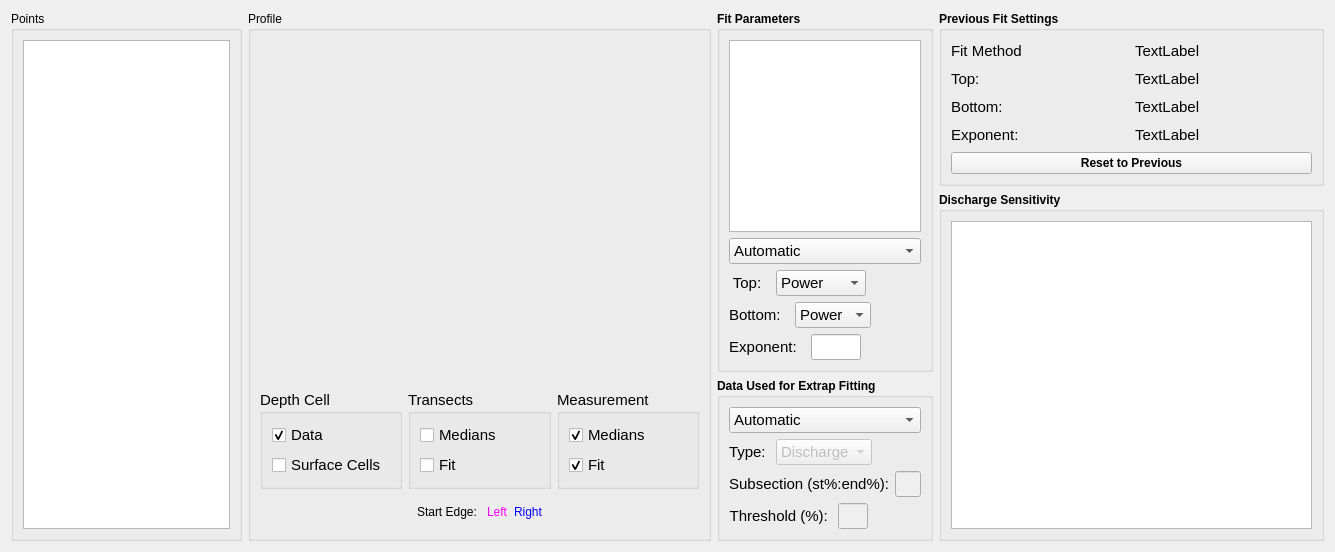
          <widget class="QWidget" name="tab_extrap_2_data">
           <attribute name="title">
            <string>Data</string>
           </attribute>
           <layout class="QHBoxLayout" name="horizontalLayout_26" stretch="3,6,2,5">
            <item>
             <widget class="QGroupBox" name="gp_points">
              <property name="font">
               <font>
                <weight>50</weight>
                <bold>false</bold>
               </font>
              </property>
              <property name="title">
               <string>Points</string>
              </property>
              <layout class="QVBoxLayout" name="verticalLayout_44">
               <item>
                <widget class="QTableWidget" name="table_extrap_n_points">
                 <property name="font">
                  <font>
                   <pointsize>10</pointsize>
                   <weight>50</weight>
                   <bold>false</bold>
                  </font>
                 </property>
                </widget>
               </item>
              </layout>
             </widget>
            </item>
            <item>
             <widget class="QGroupBox" name="gb_profile">
              <property name="font">
               <font>
                <weight>50</weight>
                <bold>false</bold>
               </font>
              </property>
              <property name="title">
               <string>Profile</string>
              </property>
              <layout class="QVBoxLayout" name="verticalLayout_57" stretch="10,2,1">
               <item>
                <widget class="QWidget" name="graph_extrap" native="true"/>
               </item>
               <item>
                <layout class="QHBoxLayout" name="horizontalLayout_56">
                 <item>
                  <widget class="QGroupBox" name="gb_depth_cell">
                   <property name="font">
                    <font>
                     <pointsize>11</pointsize>
                     <weight>50</weight>
                     <bold>false</bold>
                    </font>
                   </property>
                   <property name="title">
                    <string>Depth Cell</string>
                   </property>
                   <layout class="QVBoxLayout" name="verticalLayout_45">
                    <item>
                     <widget class="QCheckBox" name="cb_extrap_data">
                      <property name="font">
                       <font>
                        <pointsize>11</pointsize>
                        <weight>50</weight>
                        <bold>false</bold>
                       </font>
                      </property>
                      <property name="text">
                       <string>Data</string>
                      </property>
                      <property name="checked">
                       <bool>true</bool>
                      </property>
                     </widget>
                    </item>
                    <item>
                     <widget class="QCheckBox" name="cb_extrap_surface">
                      <property name="font">
                       <font>
                        <pointsize>11</pointsize>
                        <weight>50</weight>
                        <bold>false</bold>
                       </font>
                      </property>
                      <property name="text">
                       <string>Surface Cells</string>
                      </property>
                     </widget>
                    </item>
                   </layout>
                  </widget>
                 </item>
                 <item>
                  <widget class="QGroupBox" name="gb_transects">
                   <property name="font">
                    <font>
                     <pointsize>11</pointsize>
                     <weight>50</weight>
                     <bold>false</bold>
                    </font>
                   </property>
                   <property name="title">
                    <string>Transects</string>
                   </property>
                   <layout class="QVBoxLayout" name="verticalLayout_46">
                    <item>
                     <widget class="QCheckBox" name="cb_extrap_trans_medians">
                      <property name="font">
                       <font>
                        <pointsize>11</pointsize>
                        <weight>50</weight>
                        <bold>false</bold>
                       </font>
                      </property>
                      <property name="text">
                       <string>Medians</string>
                      </property>
                     </widget>
                    </item>
                    <item>
                     <widget class="QCheckBox" name="cb_extrap_trans_fit">
                      <property name="font">
                       <font>
                        <pointsize>11</pointsize>
                        <weight>50</weight>
                        <bold>false</bold>
                       </font>
                      </property>
                      <property name="text">
                       <string>Fit</string>
                      </property>
                     </widget>
                    </item>
                   </layout>
                  </widget>
                 </item>
                 <item>
                  <widget class="QGroupBox" name="gb_measurement">
                   <property name="font">
                    <font>
                     <pointsize>11</pointsize>
                     <weight>50</weight>
                     <bold>false</bold>
                    </font>
                   </property>
                   <property name="title">
                    <string>Measurement</string>
                   </property>
                   <layout class="QVBoxLayout" name="verticalLayout_47">
                    <item>
                     <widget class="QCheckBox" name="cb_extrap_meas_medians">
                      <property name="font">
                       <font>
                        <pointsize>11</pointsize>
                        <weight>50</weight>
                        <bold>false</bold>
                       </font>
                      </property>
                      <property name="text">
                       <string>Medians</string>
                      </property>
                      <property name="checked">
                       <bool>true</bool>
                      </property>
                     </widget>
                    </item>
                    <item>
                     <widget class="QCheckBox" name="cb_extrap_meas_fit">
                      <property name="font">
                       <font>
                        <pointsize>11</pointsize>
                        <weight>50</weight>
                        <bold>false</bold>
                       </font>
                      </property>
                      <property name="text">
                       <string>Fit</string>
                      </property>
                      <property name="checked">
                       <bool>true</bool>
                      </property>
                     </widget>
                    </item>
                   </layout>
                  </widget>
                 </item>
                </layout>
               </item>
               <item>
                <layout class="QHBoxLayout" name="horizontalLayout_57">
                 <item>
                  <spacer name="horizontalSpacer_16">
                   <property name="orientation">
                    <enum>Qt::Horizontal</enum>
                   </property>
                   <property name="sizeHint" stdset="0">
                    <size>
                     <width>40</width>
                     <height>20</height>
                    </size>
                   </property>
                  </spacer>
                 </item>
                 <item>
                  <widget class="QLabel" name="txt_start">
                   <property name="text">
                    <string>Start Edge: </string>
                   </property>
                  </widget>
                 </item>
                 <item>
                  <widget class="QLabel" name="txt_left">
                   <property name="palette">
                    <palette>
                     <active>
                      <colorrole role="WindowText">
                       <brush brushstyle="SolidPattern">
                        <color alpha="255">
                         <red>255</red>
                         <green>0</green>
                         <blue>255</blue>
                        </color>
                       </brush>
                      </colorrole>
                     </active>
                     <inactive>
                      <colorrole role="WindowText">
                       <brush brushstyle="SolidPattern">
                        <color alpha="255">
                         <red>255</red>
                         <green>0</green>
                         <blue>255</blue>
                        </color>
                       </brush>
                      </colorrole>
                     </inactive>
                     <disabled>
                      <colorrole role="WindowText">
                       <brush brushstyle="SolidPattern">
                        <color alpha="255">
                         <red>120</red>
                         <green>120</green>
                         <blue>120</blue>
                        </color>
                       </brush>
                      </colorrole>
                     </disabled>
                    </palette>
                   </property>
                   <property name="text">
                    <string>Left</string>
                   </property>
                  </widget>
                 </item>
                 <item>
                  <widget class="QLabel" name="txt_right">
                   <property name="palette">
                    <palette>
                     <active>
                      <colorrole role="WindowText">
                       <brush brushstyle="SolidPattern">
                        <color alpha="255">
                         <red>0</red>
                         <green>0</green>
                         <blue>255</blue>
                        </color>
                       </brush>
                      </colorrole>
                     </active>
                     <inactive>
                      <colorrole role="WindowText">
                       <brush brushstyle="SolidPattern">
                        <color alpha="255">
                         <red>0</red>
                         <green>0</green>
                         <blue>255</blue>
                        </color>
                       </brush>
                      </colorrole>
                     </inactive>
                     <disabled>
                      <colorrole role="WindowText">
                       <brush brushstyle="SolidPattern">
                        <color alpha="255">
                         <red>120</red>
                         <green>120</green>
                         <blue>120</blue>
                        </color>
                       </brush>
                      </colorrole>
                     </disabled>
                    </palette>
                   </property>
                   <property name="text">
                    <string>Right</string>
                   </property>
                  </widget>
                 </item>
                 <item>
                  <spacer name="horizontalSpacer_17">
                   <property name="orientation">
                    <enum>Qt::Horizontal</enum>
                   </property>
                   <property name="sizeHint" stdset="0">
                    <size>
                     <width>40</width>
                     <height>20</height>
                    </size>
                   </property>
                  </spacer>
                 </item>
                </layout>
               </item>
              </layout>
             </widget>
            </item>
            <item>
             <layout class="QVBoxLayout" name="verticalLayout_64" stretch="3,1">
              <item>
               <widget class="QGroupBox" name="gb_fit">
                <property name="font">
                 <font>
                  <weight>75</weight>
                  <bold>true</bold>
                 </font>
                </property>
                <property name="title">
                 <string>Fit Parameters</string>
                </property>
                <layout class="QVBoxLayout" name="verticalLayout_43">
                 <item>
                  <widget class="QTableWidget" name="table_extrap_fit">
                   <property name="font">
                    <font>
                     <pointsize>10</pointsize>
                     <weight>75</weight>
                     <bold>true</bold>
                    </font>
                   </property>
                  </widget>
                 </item>
                 <item>
                  <widget class="QComboBox" name="combo_extrap_fit">
                   <property name="font">
                    <font>
                     <pointsize>11</pointsize>
                     <weight>50</weight>
                     <bold>false</bold>
                    </font>
                   </property>
                   <item>
                    <property name="text">
                     <string>Automatic</string>
                    </property>
                   </item>
                   <item>
                    <property name="text">
                     <string>Manual</string>
                    </property>
                   </item>
                  </widget>
                 </item>
                 <item>
                  <layout class="QHBoxLayout" name="horizontalLayout_38" stretch="4,4,6">
                   <item>
                    <widget class="QLabel" name="txt_top">
                     <property name="font">
                      <font>
                       <pointsize>11</pointsize>
                       <weight>50</weight>
                       <bold>false</bold>
                      </font>
                     </property>
                     <property name="text">
                      <string> Top:  </string>
                     </property>
                     <property name="alignment">
                      <set>Qt::AlignLeading|Qt::AlignLeft|Qt::AlignVCenter</set>
                     </property>
                    </widget>
                   </item>
                   <item>
                    <widget class="QComboBox" name="combo_extrap_top">
                     <property name="font">
                      <font>
                       <pointsize>11</pointsize>
                       <weight>50</weight>
                       <bold>false</bold>
                      </font>
                     </property>
                     <item>
                      <property name="text">
                       <string>Power</string>
                      </property>
                     </item>
                     <item>
                      <property name="text">
                       <string>Constant</string>
                      </property>
                     </item>
                     <item>
                      <property name="text">
                       <string>3-Point</string>
                      </property>
                     </item>
                    </widget>
                   </item>
                   <item>
                    <spacer name="horizontalSpacer_7">
                     <property name="orientation">
                      <enum>Qt::Horizontal</enum>
                     </property>
                     <property name="sizeHint" stdset="0">
                      <size>
                       <width>40</width>
                       <height>20</height>
                      </size>
                     </property>
                    </spacer>
                   </item>
                  </layout>
                 </item>
                 <item>
                  <layout class="QHBoxLayout" name="horizontalLayout_39" stretch="4,5,6">
                   <item>
                    <widget class="QLabel" name="txt_bottom">
                     <property name="font">
                      <font>
                       <pointsize>11</pointsize>
                       <weight>50</weight>
                       <bold>false</bold>
                      </font>
                     </property>
                     <property name="text">
                      <string>Bottom:  </string>
                     </property>
                     <property name="alignment">
                      <set>Qt::AlignLeading|Qt::AlignLeft|Qt::AlignVCenter</set>
                     </property>
                    </widget>
                   </item>
                   <item>
                    <widget class="QComboBox" name="combo_extrap_bottom">
                     <property name="font">
                      <font>
                       <pointsize>11</pointsize>
                       <weight>50</weight>
                       <bold>false</bold>
                      </font>
                     </property>
                     <item>
                      <property name="text">
                       <string>Power</string>
                      </property>
                     </item>
                     <item>
                      <property name="text">
                       <string>No Slip</string>
                      </property>
                     </item>
                    </widget>
                   </item>
                   <item>
                    <spacer name="horizontalSpacer_8">
                     <property name="orientation">
                      <enum>Qt::Horizontal</enum>
                     </property>
                     <property name="sizeHint" stdset="0">
                      <size>
                       <width>40</width>
                       <height>20</height>
                      </size>
                     </property>
                    </spacer>
                   </item>
                  </layout>
                 </item>
                 <item>
                  <layout class="QHBoxLayout" name="horizontalLayout_40" stretch="4,5,6">
                   <item>
                    <widget class="QLabel" name="txt_exponent">
                     <property name="font">
                      <font>
                       <pointsize>11</pointsize>
                       <weight>50</weight>
                       <bold>false</bold>
                      </font>
                     </property>
                     <property name="text">
                      <string>Exponent:  </string>
                     </property>
                     <property name="alignment">
                      <set>Qt::AlignRight|Qt::AlignTrailing|Qt::AlignVCenter</set>
                     </property>
                    </widget>
                   </item>
                   <item>
                    <widget class="QLineEdit" name="ed_extrap_exponent">
                     <property name="font">
                      <font>
                       <pointsize>11</pointsize>
                       <weight>50</weight>
                       <bold>false</bold>
                      </font>
                     </property>
                    </widget>
                   </item>
                   <item>
                    <spacer name="horizontalSpacer_9">
                     <property name="orientation">
                      <enum>Qt::Horizontal</enum>
                     </property>
                     <property name="sizeHint" stdset="0">
                      <size>
                       <width>40</width>
                       <height>20</height>
                      </size>
                     </property>
                    </spacer>
                   </item>
                  </layout>
                 </item>
                </layout>
               </widget>
              </item>
              <item>
               <widget class="QGroupBox" name="gb_data">
                <property name="font">
                 <font>
                  <weight>75</weight>
                  <bold>true</bold>
                 </font>
                </property>
                <property name="title">
                 <string>Data Used for Extrap Fitting</string>
                </property>
                <layout class="QVBoxLayout" name="verticalLayout_63">
                 <item>
                  <widget class="QComboBox" name="combo_extrap_data">
                   <property name="font">
                    <font>
                     <pointsize>11</pointsize>
                     <weight>50</weight>
                     <bold>false</bold>
                    </font>
                   </property>
                   <item>
                    <property name="text">
                     <string>Automatic</string>
                    </property>
                   </item>
                   <item>
                    <property name="text">
                     <string>Manual</string>
                    </property>
                   </item>
                  </widget>
                 </item>
                 <item>
                  <layout class="QHBoxLayout" name="horizontalLayout_55" stretch="3,3,6">
                   <item>
                    <widget class="QLabel" name="label_3">
                     <property name="font">
                      <font>
                       <pointsize>11</pointsize>
                       <weight>50</weight>
                       <bold>false</bold>
                      </font>
                     </property>
                     <property name="text">
                      <string>Type: </string>
                     </property>
                     <property name="alignment">
                      <set>Qt::AlignLeading|Qt::AlignLeft|Qt::AlignVCenter</set>
                     </property>
                    </widget>
                   </item>
                   <item>
                    <widget class="QComboBox" name="combo_extrap_type">
                     <property name="enabled">
                      <bool>false</bool>
                     </property>
                     <property name="font">
                      <font>
                       <pointsize>11</pointsize>
                       <weight>50</weight>
                       <bold>false</bold>
                      </font>
                     </property>
                     <item>
                      <property name="text">
                       <string>Discharge</string>
                      </property>
                     </item>
                     <item>
                      <property name="text">
                       <string>Velocity</string>
                      </property>
                     </item>
                    </widget>
                   </item>
                   <item>
                    <spacer name="horizontalSpacer_15">
                     <property name="orientation">
                      <enum>Qt::Horizontal</enum>
                     </property>
                     <property name="sizeHint" stdset="0">
                      <size>
                       <width>40</width>
                       <height>20</height>
                      </size>
                     </property>
                    </spacer>
                   </item>
                  </layout>
                 </item>
                 <item>
                  <layout class="QHBoxLayout" name="horizontalLayout_54" stretch="2,1">
                   <item>
                    <widget class="QLabel" name="txt_extrap_subsection">
                     <property name="font">
                      <font>
                       <pointsize>11</pointsize>
                       <weight>50</weight>
                       <bold>false</bold>
                      </font>
                     </property>
                     <property name="text">
                      <string>Subsection (st%:end%):</string>
                     </property>
                     <property name="alignment">
                      <set>Qt::AlignRight|Qt::AlignTrailing|Qt::AlignVCenter</set>
                     </property>
                    </widget>
                   </item>
                   <item>
                    <widget class="QLineEdit" name="ed_extrap_subsection">
                     <property name="enabled">
                      <bool>false</bool>
                     </property>
                     <property name="font">
                      <font>
                       <pointsize>11</pointsize>
                       <weight>50</weight>
                       <bold>false</bold>
                      </font>
                     </property>
                    </widget>
                   </item>
                  </layout>
                 </item>
                 <item>
                  <layout class="QHBoxLayout" name="horizontalLayout_41" stretch="5,4,7">
                   <item>
                    <widget class="QLabel" name="text_extrap_threshold">
                     <property name="font">
                      <font>
                       <pointsize>11</pointsize>
                       <weight>50</weight>
                       <bold>false</bold>
                      </font>
                     </property>
                     <property name="text">
                      <string>Threshold (%): </string>
                     </property>
                     <property name="alignment">
                      <set>Qt::AlignRight|Qt::AlignTrailing|Qt::AlignVCenter</set>
                     </property>
                    </widget>
                   </item>
                   <item>
                    <widget class="QLineEdit" name="ed_extrap_threshold">
                     <property name="enabled">
                      <bool>false</bool>
                     </property>
                     <property name="font">
                      <font>
                       <pointsize>11</pointsize>
                       <weight>50</weight>
                       <bold>false</bold>
                      </font>
                     </property>
                    </widget>
                   </item>
                   <item>
                    <spacer name="horizontalSpacer_11">
                     <property name="orientation">
                      <enum>Qt::Horizontal</enum>
                     </property>
                     <property name="sizeHint" stdset="0">
                      <size>
                       <width>40</width>
                       <height>20</height>
                      </size>
                     </property>
                    </spacer>
                   </item>
                  </layout>
                 </item>
                </layout>
               </widget>
              </item>
             </layout>
            </item>
            <item>
             <layout class="QVBoxLayout" name="verticalLayout_33" stretch="2,4">
              <item>
               <widget class="QGroupBox" name="gb_previous">
                <property name="font">
                 <font>
                  <weight>75</weight>
                  <bold>true</bold>
                 </font>
                </property>
                <property name="title">
                 <string>Previous Fit Settings</string>
                </property>
                <layout class="QVBoxLayout" name="verticalLayout_61">
                 <item>
                  <layout class="QGridLayout" name="gridLayout_32">
                   <item row="0" column="0">
                    <widget class="QLabel" name="txt_p_fit">
                     <property name="font">
                      <font>
                       <pointsize>11</pointsize>
                       <weight>50</weight>
                       <bold>false</bold>
                      </font>
                     </property>
                     <property name="text">
                      <string>Fit Method</string>
                     </property>
                    </widget>
                   </item>
                   <item row="0" column="1">
                    <widget class="QLabel" name="txt_extrap_p_fit">
                     <property name="font">
                      <font>
                       <pointsize>11</pointsize>
                       <weight>50</weight>
                       <bold>false</bold>
                      </font>
                     </property>
                     <property name="text">
                      <string>TextLabel</string>
                     </property>
                    </widget>
                   </item>
                   <item row="1" column="0">
                    <widget class="QLabel" name="txt_p_top">
                     <property name="font">
                      <font>
                       <pointsize>11</pointsize>
                       <weight>50</weight>
                       <bold>false</bold>
                      </font>
                     </property>
                     <property name="text">
                      <string>Top:</string>
                     </property>
                    </widget>
                   </item>
                   <item row="1" column="1">
                    <widget class="QLabel" name="txt_extrap_p_top">
                     <property name="font">
                      <font>
                       <pointsize>11</pointsize>
                       <weight>50</weight>
                       <bold>false</bold>
                      </font>
                     </property>
                     <property name="text">
                      <string>TextLabel</string>
                     </property>
                    </widget>
                   </item>
                   <item row="2" column="0">
                    <widget class="QLabel" name="txt_p_bottom">
                     <property name="font">
                      <font>
                       <pointsize>11</pointsize>
                       <weight>50</weight>
                       <bold>false</bold>
                      </font>
                     </property>
                     <property name="text">
                      <string>Bottom:</string>
                     </property>
                    </widget>
                   </item>
                   <item row="2" column="1">
                    <widget class="QLabel" name="txt_extrap_p_bottom">
                     <property name="font">
                      <font>
                       <pointsize>11</pointsize>
                       <weight>50</weight>
                       <bold>false</bold>
                      </font>
                     </property>
                     <property name="text">
                      <string>TextLabel</string>
                     </property>
                    </widget>
                   </item>
                   <item row="3" column="0">
                    <widget class="QLabel" name="txt_p_exponent">
                     <property name="font">
                      <font>
                       <pointsize>11</pointsize>
                       <weight>50</weight>
                       <bold>false</bold>
                      </font>
                     </property>
                     <property name="text">
                      <string>Exponent:</string>
                     </property>
                    </widget>
                   </item>
                   <item row="3" column="1">
                    <widget class="QLabel" name="txt_extrap_p_exponent">
                     <property name="font">
                      <font>
                       <pointsize>11</pointsize>
                       <weight>50</weight>
                       <bold>false</bold>
                      </font>
                     </property>
                     <property name="text">
                      <string>TextLabel</string>
                     </property>
                    </widget>
                   </item>
                  </layout>
                 </item>
                 <item>
                  <widget class="QPushButton" name="pb_extrap_cancel">
                   <property name="text">
                    <string>Reset to Previous</string>
                   </property>
                  </widget>
                 </item>
                </layout>
               </widget>
              </item>
              <item>
               <widget class="QGroupBox" name="gb_q">
                <property name="font">
                 <font>
                  <weight>75</weight>
                  <bold>true</bold>
                 </font>
                </property>
                <property name="title">
                 <string>Discharge Sensitivity</string>
                </property>
                <layout class="QVBoxLayout" name="verticalLayout_60">
                 <item>
                  <widget class="QTableWidget" name="table_extrap_qsen">
                   <property name="font">
                    <font>
                     <pointsize>10</pointsize>
                     <weight>75</weight>
                     <bold>true</bold>
                    </font>
                   </property>
                  </widget>
                 </item>
                </layout>
               </widget>
              </item>
             </layout>
            </item>
           </layout>
          </widget>
